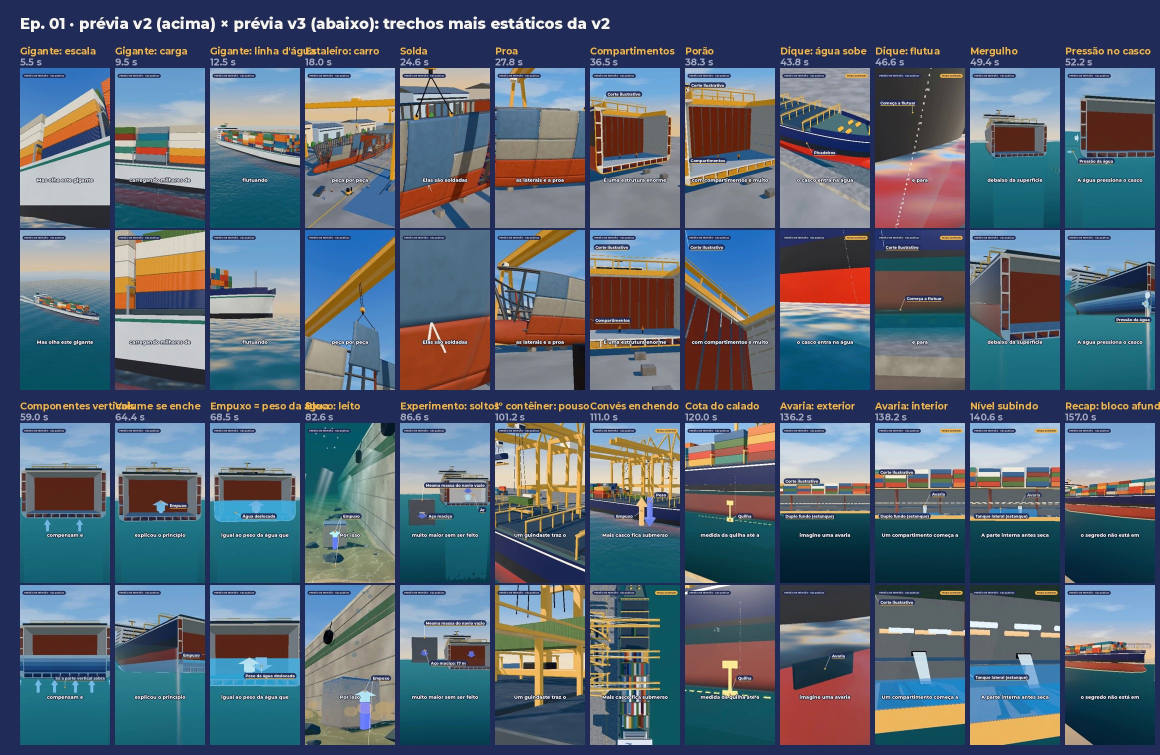
#> input picture episodio_01_navio_v2/episodio/comparativo_previa_v2_v3.jpg, 2320 x 1510 px, given in place of q0095.jpg, which was not available (shown at 1/2 size)
$ python validar_teste_final.py comparativo_previa_v2_v3.jpg
#> lines starting #> are read from the running program, lines starting #| are printed output that depends on the picture
"""Validação dos trechos de teste em resolução definitiva (1080 × 1920) contra a revisão aprovada (540 × 960).
Para cada janela: (1) fidelidade ao aprovado — o quadro 1080 reduzido a 540 × 960 × o quadro 3D da revisão no mesmo índice
(PSNR/SSIM); (2) artefatos — pontos isolados por megapixel e cintilação (média e local, blocos de 2 % da altura) de cada
sequência na sua própria resolução; (3) determinismo — quadros re-renderizados isoladamente × os do lote.
Uso: python3 episodio/validar_teste_final.py [dir_isolados]   → validacao_teste_final.json"""
import os, sys, json, numpy as np
from PIL import Image
from scipy.ndimage import median_filter, uniform_filter
A = os.path.dirname(os.path.abspath(__file__))
JAN = [('experimento 87–90 s', 's08b', 83.85, 95, 184), ('avaria 140–143 s', 's12', 137.0, 90, 179), ('avaria 146–149 s', 's12', 137.0, 270, 359)]
ISO = sys.argv[1] if len(sys.argv) > 1 else None
cinza = lambda im: np.asarray(im.convert('L')).astype(np.float32)
def ssim(a, b):
    c1, c2 = (0.01 * 255) ** 2, (0.03 * 255) ** 2; ma, mb = uniform_filter(a, 7), uniform_filter(b, 7)
    va, vb, cab = uniform_filter(a * a, 7) - ma ** 2, uniform_filter(b * b, 7) - mb ** 2, uniform_filter(a * b, 7) - ma * mb
    return float((((2 * ma * mb + c1) * (2 * cab + c2)) / ((ma ** 2 + mb ** 2 + c1) * (va + vb + c2))).mean())
psnr = lambda a, b: float(10 * np.log10(255 ** 2 / max(np.mean((a - b) ** 2), 1e-9)))
def pontos_mp(x): return float((np.abs(x - median_filter(x, 3)) > 14).sum() / (x.size / 1e6))
def cintil(seq):
    H, W = seq[0].shape; b = max(8, H // 48); h, w = H // b * b, W // b * b; md, lc = [], []
    for i in range(1, len(seq) - 1):
        d = np.abs(seq[i + 1] - 2 * seq[i] + seq[i - 1]); md.append(float(d.mean())); lc.append(float(d[:h, :w].reshape(h // b, b, w // b, b).mean((1, 3)).max()))
    return md, lc
R = {}
for nome, seg, g0, q0, q1 in JAN:
    F, V, ps, ss, pf, pv = [], [], [], [], [], []
    for q in range(q0, q1 + 1):
        f = Image.open(os.path.join(A, 'quadros_final', seg, f'q{q:04d}.jpg')); v = Image.open(os.path.join(A, 'quadros_revisao', seg, f'q{q:04d}.jpg'))
#> further down, f is the input picture: PIL image 2320x1510 RGB; mean R, G, B 87.3, 102.1, 117.1
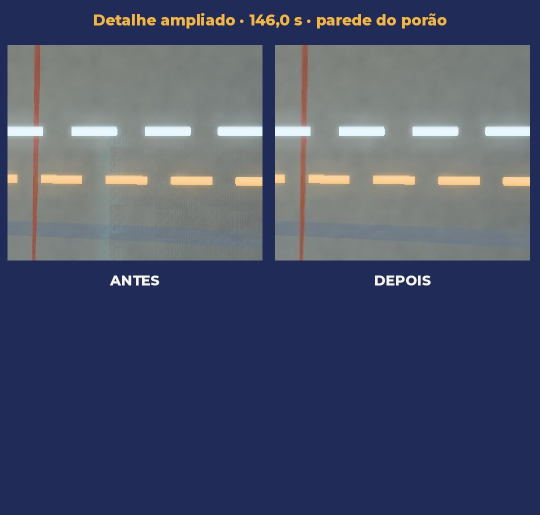
#> input picture episodio_01_navio_v2/episodio/ep01_artefatos_s12_detalhe.jpg, 1080 x 1030 px, given in place of q0095.jpg, which was not available (shown at 1/2 size)
#> further down, v is the input picture: PIL image 1080x1030 RGB; mean R, G, B 74.5, 81.8, 105.9
        fr = cinza(f.resize(v.size, Image.LANCZOS)); vv = cinza(v); ps.append(psnr(fr, vv)); ss.append(ssim(fr, vv))
#> after `vv = cinza(v)`:
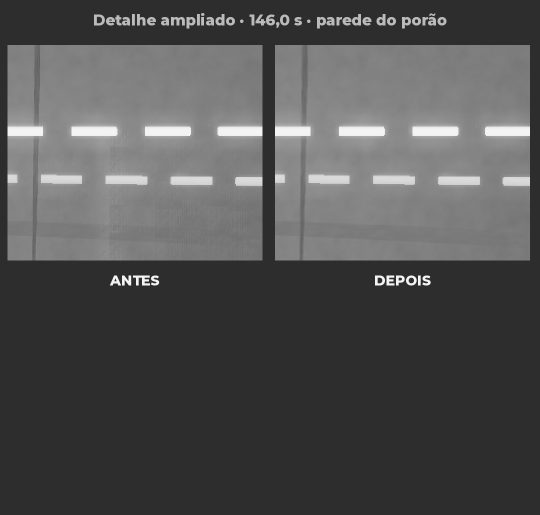
#> vv: shape (1030, 1080) float32 (shown at 1/2 size); min 34, max 254, mean 82.5
#> in ssim, `ma, mb = (uniform_filter(a, 7), uniform_filter(b, 7))`:
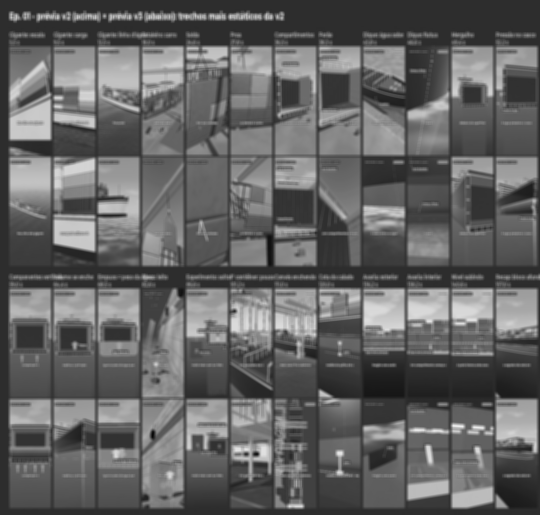
#> ma: shape (1030, 1080) float32 (shown at 1/2 size); min 5, max 243, mean 99.4
#> in ssim, `va, vb, cab = uniform_filter(a * a, 7) - ma ** 2, uniform_filter(b * b..`:
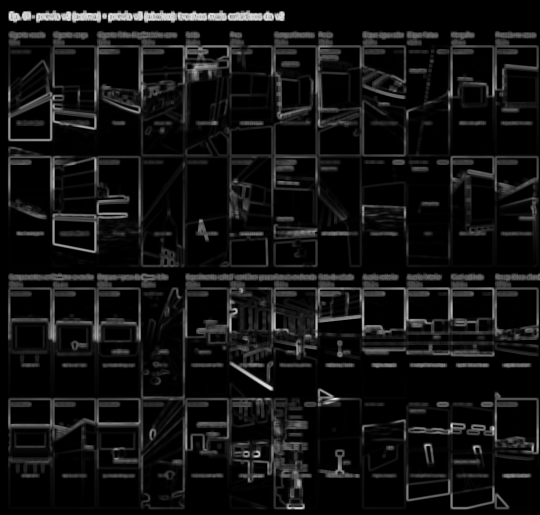
#> va: shape (1030, 1080) float32 (shown at 1/2 size); min 0, max 9537.1, mean 686.9; drawn with min black and max white
#> in ssim, `va, vb, cab = uniform_filter(a * a, 7) - ma ** 2, uniform_filter(b * b..`:
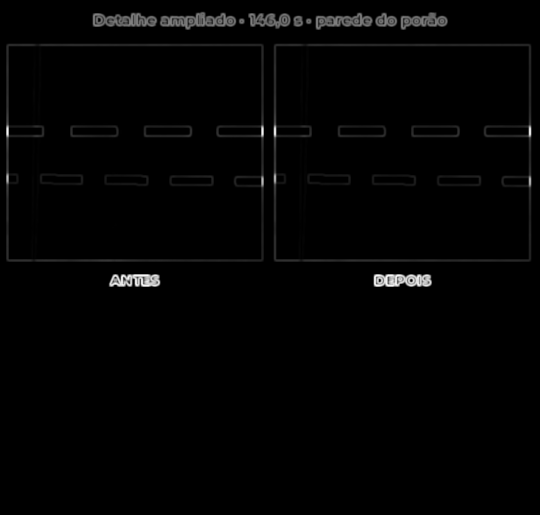
#> vb: shape (1030, 1080) float32 (shown at 1/2 size); min 0, max 9940.7, mean 126.4; drawn with min black and max white
#> in ssim, `va, vb, cab = uniform_filter(a * a, 7) - ma ** 2, uniform_filter(b * b..`:
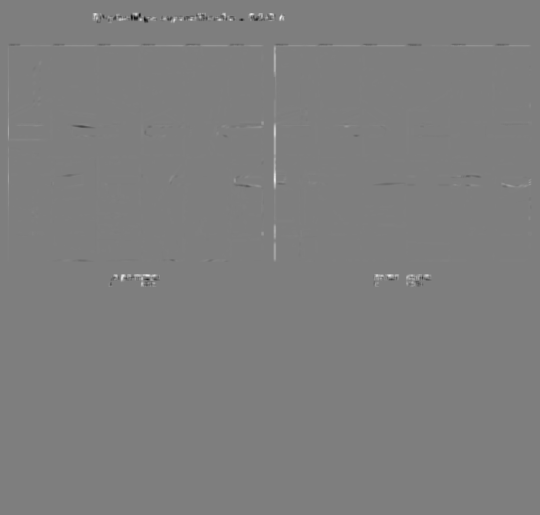
#> cab: shape (1030, 1080) float32 (shown at 1/2 size); min -5548.3, max 5610, mean 4.8; drawn with min black and max white
        fc = cinza(f); F.append(fc); V.append(vv); pf.append(pontos_mp(fc)); pv.append(pontos_mp(vv))
#> after `fc = cinza(f)`:
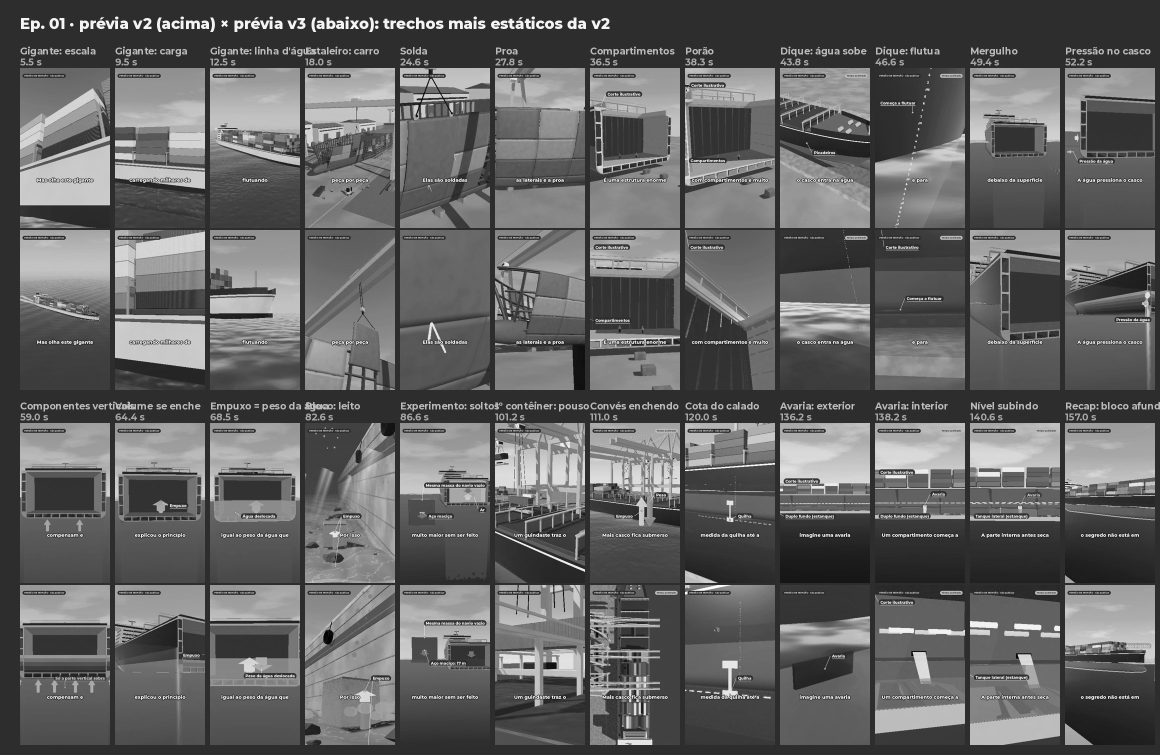
#> fc: shape (1510, 2320) float32 (shown at 1/2 size); min 0, max 255, mean 99.4
#> (the run stopped early here; a loop or call above may not have finished)
